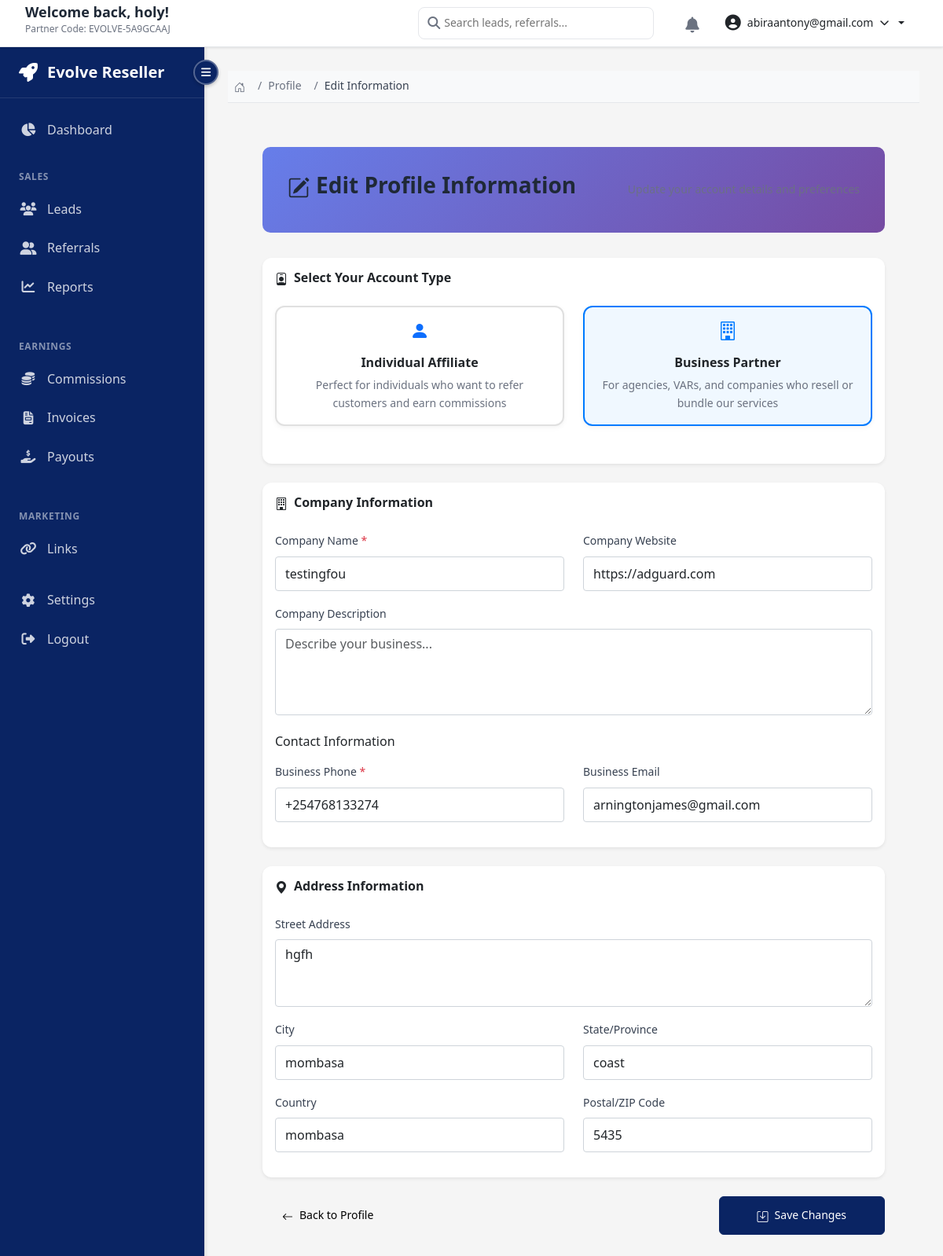
The app's page /reseller/profile/edit/ (signed in) with its own data.
### App/reseller/earnings/models/reseller.py (models this page shows, shortened)
class Reseller(TimeStampedModel):
    user = models.OneToOneField(
        User,
        on_delete=models.CASCADE,
        related_name='reseller_profile'
    )
    reseller_type = models.CharField(
        max_length=20,
        choices=ResellerType.choices,
        default=ResellerType.INDIVIDUAL
    )
    company_name = models.CharField(max_length=255, blank=True, null=True)
    company_website = models.URLField(blank=True, null=True)
    company_description = models.TextField(blank=True)
    phone_number = models.CharField(max_length=20, blank=True)
    alternate_email = models.EmailField(blank=True)
    address = models.TextField(blank=True)
    city = models.CharField(max_length=100, blank=True)
    state = models.CharField(max_length=100, blank=True)
    country = models.CharField(max_length=100, blank=True)
    postal_code = models.CharField(max_length=20, blank=True)
    referral_code = models.CharField(max_length=50, unique=True, db_index=True)
    tier = models.CharField(
        max_length=20,
        choices=TierChoices.choices,
        default=TierChoices.BRONZE
    )
    commission_rate = models.DecimalField(
        max_digits=5,
        decimal_places=2,
        default=Decimal('10.00'),
        validators=[MinValueValidator(0), MaxValueValidator(100)]
    )
    payment_method = models.CharField(max_length=50, blank=True)
    bank_account_name = models.CharField(max_length=255, blank=True)
    bank_account_number = models.CharField(max_length=100, blank=True)
    bank_name = models.CharField(max_length=255, blank=True)
    bank_routing_number = models.CharField(max_length=50, blank=True)
    paypal_email = models.EmailField(blank=True)
    is_active = models.BooleanField(default=True)
    is_verified = models.BooleanField(default=False)
    verified_at = models.DateTimeField(null=True, blank=True)
    total_sales = models.DecimalField(max_digits=12, decimal_places=2, default=Decimal('0.00'))
    total_commission_earned = models.DecimalField(max_digits=12, decimal_places=2, default=Decimal('0.00'))
    total_commission_paid = models.DecimalField(max_digits=12, decimal_places=2, default=Decimal('0.00'))
    pending_commission = models.DecimalField(max_digits=12, decimal_places=2, default=Decimal('0.00'))
    joined_at = models.DateTimeField(auto_now_add=True)
    class Meta:
        db_table = 'reseller_profiles'
        verbose_name = 'Reseller'
        verbose_name_plural = 'Resellers'
        ordering = ['-created_at']

### App/reseller/views/profile_views.py (the view)
# urls.py: path('profile/edit/', profile_views.profile_edit, name='profile_edit'),
@login_required
def profile_edit(request):
    try:
        reseller = request.user.reseller_profile
    except Reseller.DoesNotExist:
        return redirect('reseller:profile_setup')
    if request.method == 'POST':
        form = ResellerProfileForm(request.POST, instance=reseller)
        if form.is_valid():
            form.save()
            messages.success(request, 'Profile updated successfully!')
            return redirect('reseller:profile_view')
    else:
        form = ResellerProfileForm(instance=reseller)
    context = {
        'form': form,
        'reseller': reseller,
        'page_title': 'Edit Profile'
    }
    return render(request, 'dashboards/reseller/pages/profile/edit_profile.html', context)

### App/reseller/context_processors.py (called while the page is built)
def reseller_context(request):
    context = {}
    if request.user.is_authenticated:
        try:
            reseller = Reseller.objects.get(user=request.user)
            context['partner_code'] = reseller.referral_code
            context['reseller'] = reseller
        except Reseller.DoesNotExist:
            pass
    return context

### templates/dashboards/reseller/pages/profile/edit_profile.html (shortened to what this page needs)
{% extends "dashboards/reseller/layouts/reseller-base.html" %}
{% load static %}
{% block breadcrumb %}
    <li class="breadcrumb-item"><a href="{% url 'reseller:profile_view' %}">Profile</a></li>
    <li class="breadcrumb-item active">Edit Information</li>
{% endblock %}
{% block content %}
<div class="profile-edit-container">
    <div class="page-header">
        <h1><i class="bi bi-pencil-square me-2"></i>Edit Profile Information</h1>
        <p>Update your account details and preferences</p>
    </div>
    <form method="post" novalidate>
        {% include 'dashboards/reseller/pages/profile/includes/reseller_type_selector.html' %}
        <div class="card border-0 shadow-sm mb-4">
            <div class="card-body">
                <h5 class="card-title mb-4">
                    <i class="bi bi-geo-alt-fill me-2"></i>Address Information
                </h5>
                <div class="mb-3">
                    <label for="{{ form.address.id_for_label }}" class="form-label">Street Address</label>
                    {{ form.address }}
                </div>
                <div class="row">
                    <div class="col-md-6 mb-3">
                        <label for="{{ form.city.id_for_label }}" class="form-label">City</label>
                        {{ form.city }}
                    </div>
                    <div class="col-md-6 mb-3">
                        <label for="{{ form.state.id_for_label }}" class="form-label">State/Province</label>
                        {{ form.state }}
                    </div>
                </div>
                <div class="row">
                    <div class="col-md-6 mb-3">
                        <label for="{{ form.country.id_for_label }}" class="form-label">Country</label>
                        {{ form.country }}
                    </div>
                    <div class="col-md-6 mb-3">
                        <label for="{{ form.postal_code.id_for_label }}" class="form-label">Postal/ZIP Code</label>
                        {{ form.postal_code }}
                    </div>
                </div>
            </div>
        </div>
        <div class="d-flex justify-content-between align-items-center">
            <a href="{% url 'reseller:profile_view' %}" class="btn btn-light">
                <i class="bi bi-arrow-left me-2"></i>Back to Profile
            </a>
            <button type="submit" class="btn btn-primary btn-lg px-5" id="submit-button">
                <i class="bi bi-save me-2"></i>Save Changes
            </button>
        </div>
    </form>
</div>
{% endblock %}

### templates/dashboards/reseller/layouts/includes/reseller-header.html (shortened to what this page needs)
<header class="reseller-header">
    <div class="header-left">
        <div class="welcome-text">
            <h2>Welcome back, {{ user.first_name }}!</h2>
            {% if partner_code %}
            <p>Partner Code: {{ partner_code }}</p>
            {% endif %}
        </div>
    </div>
    <div class="header-right">
        <div class="header-search">
            <i class="fas fa-search"></i>
            <input type="text" placeholder="Search leads, referrals...">
        </div>
        <div class="header-actions">
            <button class="notification-btn">
                <i class="fas fa-bell"></i>
            </button>
            <div class="user-dropdown dropdown">
                <button class="user-dropdown-trigger dropdown-toggle" type="button" data-bs-toggle="dropdown" aria-expanded="false">
                    <i class="fas fa-user-circle"></i>
                    <span>{{ user.email }}</span>
                    <i class="fas fa-chevron-down"></i>
                </button>
            </div>
        </div>
    </div>
</header>

### templates/dashboards/reseller/pages/profile/includes/reseller_type_selector.html (shortened to what this page needs)
<div class="reseller-type-container">
    <div class="card border-0 shadow-sm mb-4">
        <div class="card-body">
            <h5 class="card-title mb-4">
                <i class="bi bi-person-badge me-2"></i>Select Your Account Type
            </h5>
            <div class="account-type-selector">
                <div class="row">
                    <div class="col-md-6 mb-3">
                        <label class="account-type-card">
                            <div class="card h-100 account-type-option">
                                <div class="card-body text-center">
                                    <i class="bi bi-person-fill display-4 text-primary mb-3"></i>
                                    <h6 class="card-title">Individual Affiliate</h6>
                                    <p class="card-text small text-muted">
                                        Perfect for individuals who want to refer customers and earn commissions
                                    </p>
                                </div>
                            </div>
                        </label>
                    </div>
                    <div class="col-md-6 mb-3">
                        <label class="account-type-card">
                            <div class="card h-100 account-type-option">
                                <div class="card-body text-center">
                                    <i class="bi bi-building display-4 text-primary mb-3"></i>
                                    <h6 class="card-title">Business Partner</h6>
                                    <p class="card-text small text-muted">
                                        For agencies, VARs, and companies who resell or bundle our services
                                    </p>
                                </div>
                            </div>
                        </label>
                    </div>
                </div>
            </div>
        </div>
    </div>
    <div id="business-fields" class="type-specific-fields" style="display: none;">
        <div class="card border-0 shadow-sm mb-4">
            <div class="card-body">
                <h5 class="card-title mb-4">
                    <i class="bi bi-building me-2"></i>Company Information
                </h5>
                <div class="row">
                    <div class="col-md-6 mb-3">
                        <label for="{{ form.company_name.id_for_label }}" class="form-label required">Company Name</label>
                        {{ form.company_name }}
                    </div>
                    <div class="col-md-6 mb-3">
                        <label for="{{ form.company_website.id_for_label }}" class="form-label">Company Website</label>
                        {{ form.company_website }}
                    </div>
                </div>
                <div class="mb-3">
                    <label for="{{ form.company_description.id_for_label }}" class="form-label">Company Description</label>
                    {{ form.company_description }}
                </div>
                <h6 class="mt-4 mb-3">Contact Information</h6>
                <div class="row">
                    <div class="col-md-6 mb-3">
                        <label for="{{ form.phone_number.id_for_label }}" class="form-label required">Business Phone</label>
                        {{ form.phone_number }}
                    </div>
                    <div class="col-md-6 mb-3">
                        <label for="{{ form.alternate_email.id_for_label }}" class="form-label">Business Email</label>
                        {{ form.alternate_email }}
                    </div>
                </div>
            </div>
        </div>
    </div>
</div>

### static/css/evolve-theme.css (style rules this page uses)
:root { --primary: #0a2463; --primary-dark: #071a45; --secondary: #1e3b8a; --accent: #3e78b2; --light: #f8f9fa; --dark: #212529; --success: #4cc9f0; --gray: #6c757d; --light-gray: #e9ecef; }
* { margin: 0; padding: 0; box-sizing: border-box; font-family: 'Segoe UI', Tahoma, Geneva, Verdana, sans-serif; }
body { background-color: var(--light); color: var(--dark); line-height: 1.6; }
.btn { padding: 10px 20px; border-radius: 50px; text-decoration: none; font-weight: bold; cursor: pointer; transition: all 0.3s; display: inline-block; }
.btn-primary { background-color: var(--primary); color: white; border: 2px solid var(--primary); }

### static/reseller/css/reseller-variables.css (style rules this page uses)
:root { --primary-color: #0a2463; --secondary-color: #1e3b8a; --success-color: #4cc9f0; --info-color: #3e78b2; --warning-color: #ffc107; --danger-color: #dc3545; --light-color: #f8f9fa; --dark-color: #212529; --font-family-sans: "Segoe UI", "Roboto", "Helvetica Neue", Arial, sans-serif; --font-family-monospace: "SFMono-Regular", Menlo, Monaco, Consolas, "Liberation Mono", "Courier New", monospace; }
:root { --body-bg-color: #e9ecef; --body-text-color: #212529; --heading-color: #333333; --link-color: var(--primary-color); --link-hover-color: #071a45; }

### static/reseller/css/reseller.css (style rules this page uses)
:root { --reseller-primary: #0a2463; --reseller-secondary: #1e3b8a; --reseller-success: #4cc9f0; --reseller-warning: #ffc107; --reseller-danger: #dc3545; --reseller-info: #3e78b2; --reseller-dark: #212529; --reseller-light: #f8f9fa; --sidebar-width: 260px; --sidebar-collapsed-width: 70px; --header-height: 70px; }
* { box-sizing: border-box; }
body.reseller-dashboard { font-family: -apple-system, BlinkMacSystemFont, 'Segoe UI', Roboto, 'Helvetica Neue', Arial, sans-serif; background-color: #e9ecef; margin: 0; padding: 0; }
.card-title { font-size: 1.25rem; font-weight: 600; color: var(--reseller-dark); margin: 0; }
.form-label { display: block; font-size: 0.875rem; font-weight: 500; color: #374151; margin-bottom: 0.5rem; }
.form-control { width: 100%; padding: 0.625rem 1rem; font-size: 0.875rem; border: 1px solid #d1d5db; border-radius: 0.375rem; transition: border-color 0.2s; }

### static/reseller/css/reseller-base.css (style rules this page uses)
html, body { height: 100%; margin: 0; padding: 0; overflow: hidden; }
body.reseller-dashboard { display: flex; flex-direction: column; }
.reseller-header { position: fixed; top: 0; left: 0; right: 0; height: 60px; z-index: 1000; background: white; box-shadow: 0 2px 4px rgba(0,0,0,0.1); }

### static/reseller/css/sidebar.css (style rules this page uses)
:root { --sidebar-width: 260px; --sidebar-collapsed-width: 70px; --sidebar-bg: #0a2463; --sidebar-hover: #071a45; --sidebar-active: #1e3b8a; --sidebar-text: #ffffff; --sidebar-text-muted: rgba(255, 255, 255, 0.8); }

### static/reseller/css/reseller-layout.css (style rules this page uses)
.reseller-header { position: fixed; top: 0; left: 0; right: 0; height: 60px; background-color: #fff; border-bottom: 1px solid #e5e7eb; z-index: 999; display: flex; align-items: center; justify-content: space-between; padding: 0 2rem; box-shadow: 0 1px 3px rgba(0, 0, 0, 0.1); }
.header-left { display: flex; align-items: center; gap: 1rem; }
.header-left .welcome-text h2 { margin: 0; font-size: 1.125rem; font-weight: 600; color: #1f2937; }
.header-left .welcome-text p { margin: 0; font-size: 0.75rem; color: #6b7280; }
.header-right { display: flex; align-items: center; gap: 1.5rem; }
.header-search { position: relative; display: flex; align-items: center; }
.header-search input { padding: 0.5rem 1rem 0.5rem 2.5rem; border: 1px solid #e5e7eb; border-radius: 0.5rem; width: 300px; font-size: 0.875rem; transition: border-color 0.2s; }
.header-search i { position: absolute; left: 0.75rem; color: #6b7280; }
.header-actions { display: flex; align-items: center; gap: 1rem; }
.notification-btn { position: relative; background: none; border: none; font-size: 1.125rem; color: #6b7280; padding: 0.5rem; cursor: pointer; border-radius: 0.375rem; transition: all 0.2s; }
.user-dropdown { position: relative; }
.user-dropdown-trigger { display: flex; align-items: center; gap: 0.5rem; background: none; border: 1px solid #e5e7eb; padding: 0.375rem 0.75rem; border-radius: 0.5rem; cursor: pointer; font-size: 0.875rem; color: #374151; transition: all 0.2s; }
.row { display: flex; flex-wrap: wrap; margin-right: -0.75rem; margin-left: -0.75rem; }
[class*="col-"] { padding-right: 0.75rem; padding-left: 0.75rem; }

### static/reseller/css/breadcrumb-styles.css (style rules this page uses)
.breadcrumb-item + .breadcrumb-item::before { color: #6b7280; content: "/"; padding: 0 0.5rem; }
.breadcrumb-item { display: inline-block; }
.breadcrumb-item a { color: #6b7280; text-decoration: none; transition: color 0.2s; }
.breadcrumb-item.active { color: #374151; }

### records on screen
Reseller: referral_code "EVOLVE-5A9GCAAJ", company_name "testingfou", company_website "https://adguard.com", phone_number "+254768133274", alternate_email "arningtonjames@gmail.com", address "hgfh", city "mombasa", state "coast", country "mombasa", postal_code "5435"

### other values on screen
{{ user.first_name }} "holy"
{{ user.email }} "abiraantony@gmail.com"
